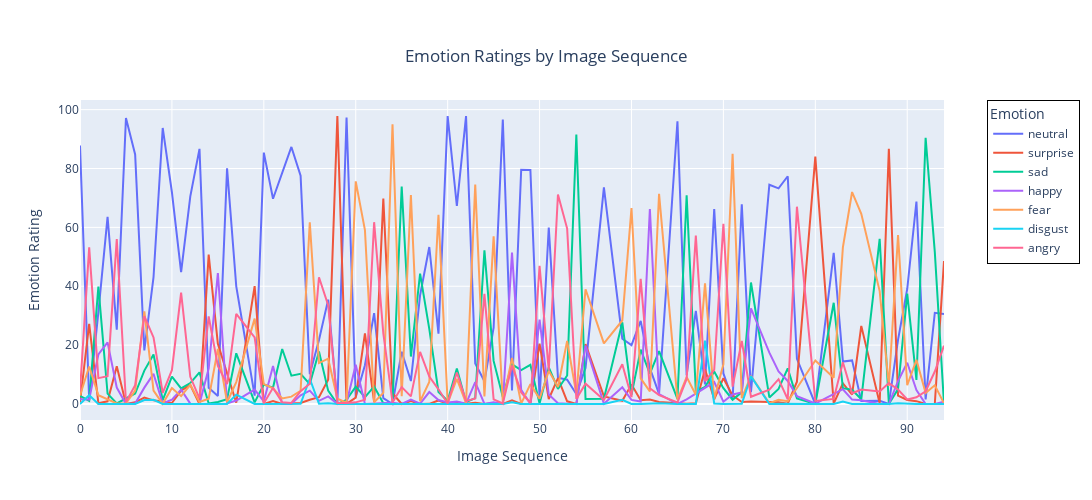

The code cell stored with this chart in its notebook:
### Code cell
df_melted=df.copy()

# Assuming df_melted is already created with the melted structure
# Use plotly.express for the line plot

fig = px.line(
    df_melted, 
    x='image_seq', 
    y='rating', 
    color='emotion', 
    title='Emotion Ratings by Image Sequence'
)

# Customize the layout
fig.update_layout(
    width=1500,  # Adjust the width
    height=500,  # Adjust the height
    legend_title_text='Emotion',
    legend=dict(
        x=1.05,  # Move the legend outside
        y=1,
        traceorder="normal",
        bordercolor="Black",
        borderwidth=1
    ),
    xaxis_title='Image Sequence',
    yaxis_title='Emotion Rating',
    title={
        'x': 0.5,  # Center the title
        'xanchor': 'center',
        'yanchor': 'top'
    }
)

# Show the plot
fig.show()
